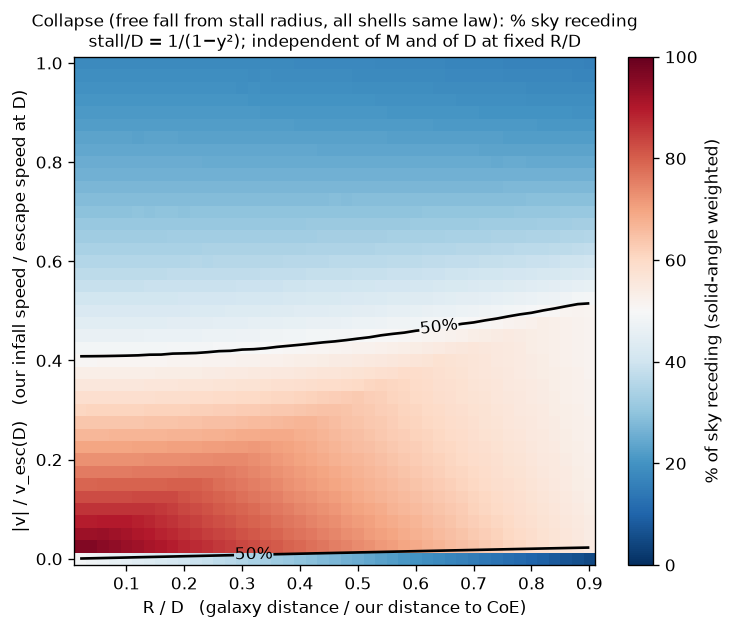

Source code (Python):
import numpy as np, matplotlib; matplotlib.use("Agg"); import matplotlib.pyplot as plt
exec(open("rel_vel_collapse_combo_c.py").read().split("sets=")[0])
D=58.2; X=np.linspace(0.02,0.9,45); Y=np.linspace(0,1,41)
def frac(x,y):
    rst=np.inf if y>=1 else D/(1-y**2); yy=curve(1,D,x*D,rst); return 100*(w*(yy>0)).sum()/w.sum()
Z=np.array([[frac(x,y) for x in X] for y in Y]); print("range %.1f–%.1f"%(Z.min(),Z.max()))
f,ax=plt.subplots(figsize=(7,5.5)); pc=ax.pcolormesh(X,Y,Z,vmin=0,vmax=100,cmap="RdBu_r",shading="auto")
cs=ax.contour(X,Y,Z,[50],colors="k",linewidths=1.6); ax.clabel(cs,fmt="50%%")
for p in cs.allsegs[0]:
    for x in (0.05,0.25,0.5,0.9):
        i=np.argmin(abs(p[:,0]-x)); print("x=%.2f y50=%.3f"%(p[i,0],p[i,1]))
ax.set_xlabel("R / D   (galaxy distance / our distance to CoE)"); ax.set_ylabel("|v| / v_esc(D)   (our infall speed / escape speed at D)")
plt.colorbar(pc,label="% of sky receding (solid-angle weighted)")
ax.set_title("Collapse (free fall from stall radius, all shells same law): % sky receding\nstall/D = 1/(1−y²); independent of M and of D at fixed R/D",fontsize=10)
f.savefig("heat_recede_RD_vvesc.png",dpi=120,bbox_inches="tight")
